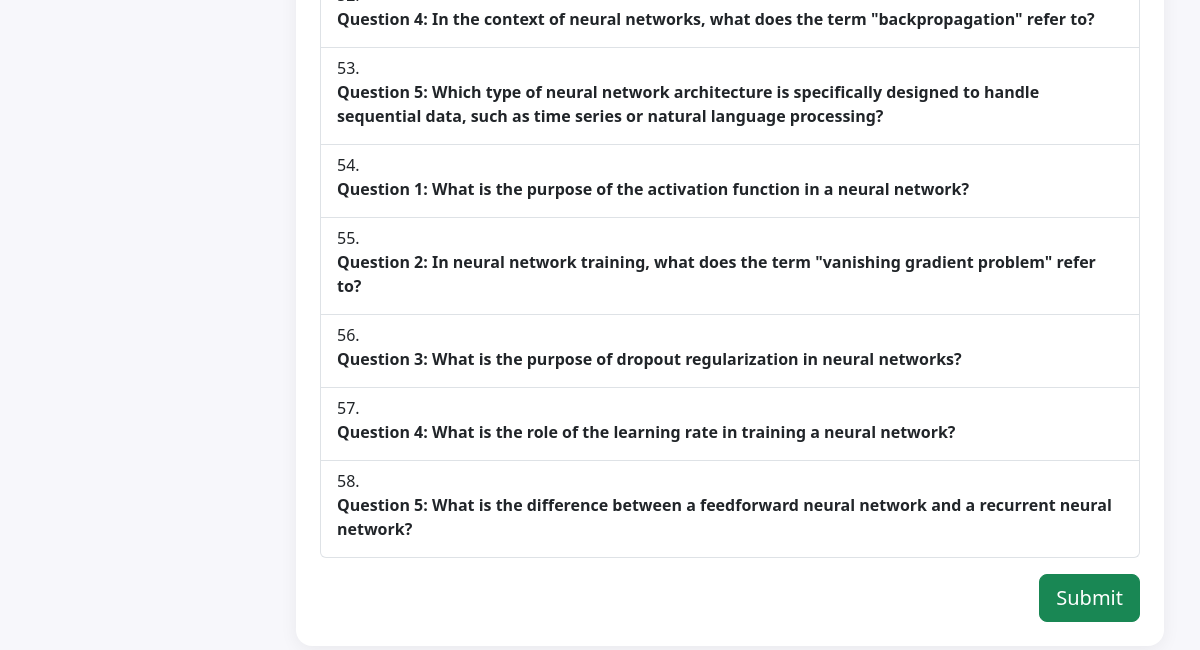
The page /quizzes/ (lower part) on the database as committed earlier.
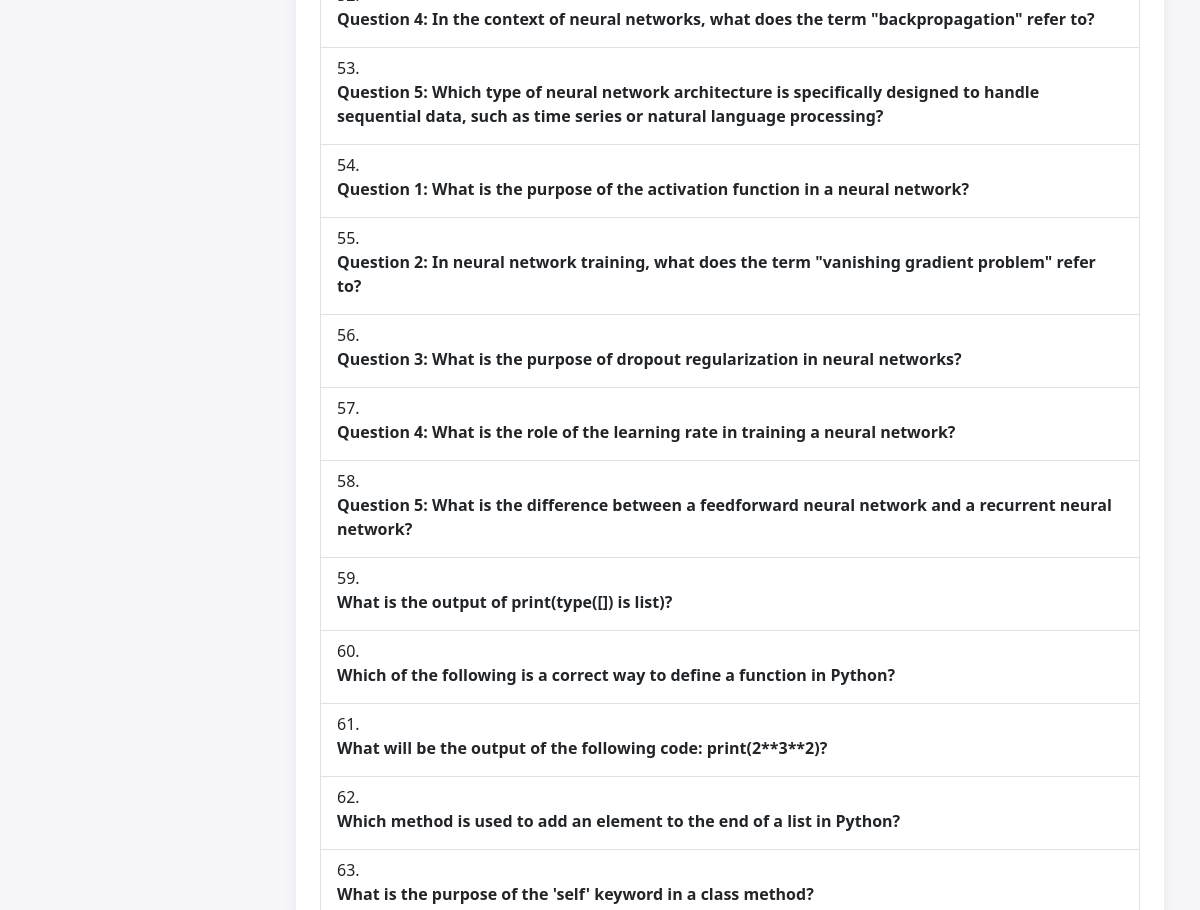
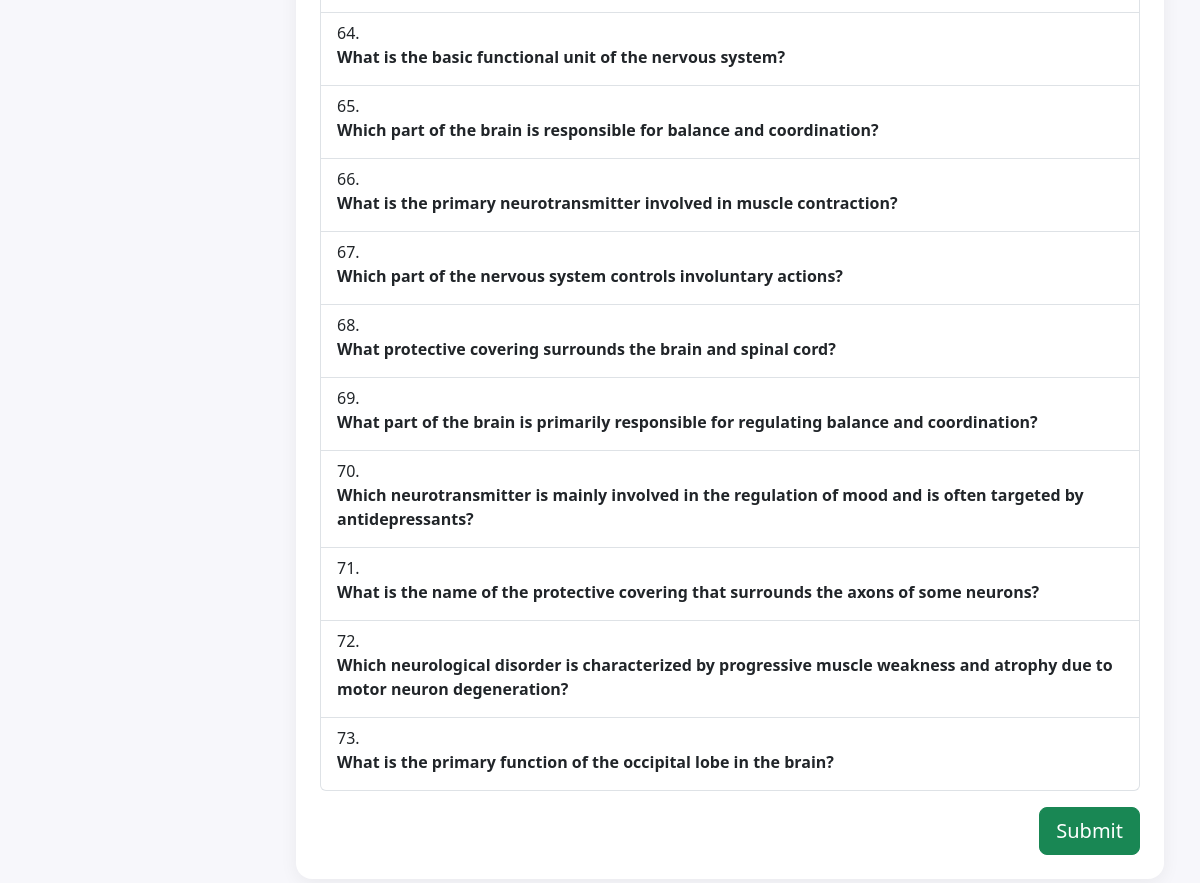
The same page on the database as committed later (2 pictures, top to bottom).
### assistant/models.py (models this page shows, shortened)
class Quiz(models.Model):
    topic = models.CharField(max_length=100, choices=[(topic, topic) for topic in unique_topics])
    difficulty = models.CharField(max_length=10, choices=[("Easy", "Easy"), ("Medium", "Medium"), ("Hard", "Hard")])
    question = models.TextField()
    option1 = models.CharField(max_length=200)
    option2 = models.CharField(max_length=200)
    option3 = models.CharField(max_length=200)
    option4 = models.CharField(max_length=200)
    correct_option = models.IntegerField()

### assistant/views.py (the view, shortened to what this page needs)
# urls.py: path("quizzes/", views.quizzes_view, name="quizzes"),
def quizzes_view(request):
    from .filters import contains_engineering_keywords  # local import to avoid any early import gotchas
    topic = (request.GET.get("topic") or "").strip()
    difficulty = (request.GET.get("difficulty") or "").strip()
    selected_difficulty_lower = difficulty.lower() if difficulty else ""
    qs = Quiz.objects.all()
    if topic:
        qs = qs.filter(topic__icontains=topic)
    if difficulty:
        qs = qs.filter(difficulty__icontains=difficulty)
    qs = qs.order_by("id")
    msg = None
    if msg is None and not qs.exists() and (topic or difficulty):
        msg = f"No quizzes available for {topic} ({difficulty})."
    return render(request, "assistant/quizzes.html", {
        "quizzes": qs,
        "selected_topic": topic,
        "selected_difficulty": difficulty,
        "difficulty_easy_selected": selected_difficulty_lower == "easy",
        "difficulty_medium_selected": selected_difficulty_lower == "medium",
        "difficulty_hard_selected": selected_difficulty_lower == "hard",
        "message": msg,
        "active": "quizzes",
    })

### assistant/templates/assistant/quizzes.html (shortened to what this page needs)
{% extends "assistant/base.html" %}
{% block content %}
<div class="card p-3 p-md-4">
  {% if quizzes %}
  <form method="post" action="/quizzes/" class="mt-3">
    <ol class="list-group list-group-numbered">
      {% for q in quizzes %}
      <li class="list-group-item">
        <p class="fw-semibold mb-2">{{ q.question }}</p>
      </li>
      {% endfor %}
    </ol>
    <div class="mt-3 d-grid d-md-flex justify-content-md-end">
      <button class="btn btn-success btn-lg" type="submit">Submit</button>
    </div>
  </form>
  {% endif %}
</div>
{% endblock %}

### assistant/templates/assistant/base.html (shortened to what this page needs)
{% load static %}
<!doctype html>
<html lang="en">
<head>
  <link href="https://cdn.jsdelivr.net/npm/bootstrap@5.3.3/dist/css/bootstrap.min.css" rel="stylesheet">
</head>
<body>
<div class="layout">
  <main class="p-3 p-md-4">
    <div class="container container-narrow">
      {% block content %}{% endblock %}
    </div>
  </main>
</div>
</body>
</html>

### assistant/templates/assistant/base.html (style rules this page uses)
:root { --sidebar-w: 260px; }
body { background:#f7f7fb; }
.container-narrow { max-width: 900px; }
@media (min-width: 768px) { .layout { display: grid; grid-template-columns: var(--sidebar-w) 1fr; min-height: 100vh; } }
.card { border:0; box-shadow:0 4px 18px rgba(0,0,0,.06); border-radius:16px; }

Rows that differ between the two databases and show on the page:
added Quiz: question "What is the output of print(type([]) is list)?"
added Quiz: question "Which of the following is a correct way to define a function in Python?"
added Quiz: question "What will be the output of the following code: print(2**3**2)?"
added Quiz: question "Which method is used to add an element to the end of a list in Python?"
added Quiz: question "What is the purpose of the 'self' keyword in a class method?"
added Quiz: question "What is the basic functional unit of the nervous system?"
added Quiz: question "Which part of the brain is responsible for balance and coordination?"
added Quiz: question "What is the primary neurotransmitter involved in muscle contraction?"
added Quiz: question "Which part of the nervous system controls involuntary actions?"
added Quiz: question "What protective covering surrounds the brain and spinal cord?"
added Quiz: question "What part of the brain is primarily responsible for regulating balance and coordination?"
added Quiz: question "Which neurotransmitter is mainly involved in the regulation of mood and is often targeted by antidepressants?"
added Quiz: question "What is the name of the protective covering that surrounds the axons of some neurons?"
added Quiz: question "Which neurological disorder is characterized by progressive muscle weakness and atrophy due to motor neuron degeneration?"
added Quiz: question "What is the primary function of the occipital lobe in the brain?"
